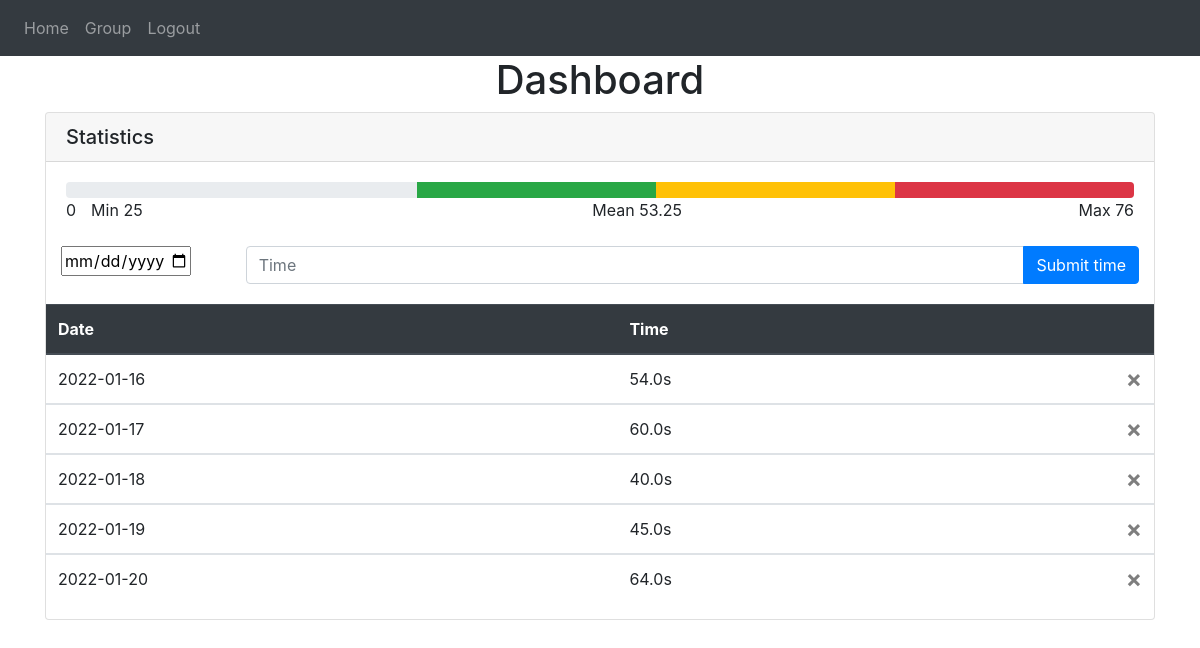
Screenshot of / (signed in) with the database file from the repository.
### times mini tracker/website/models.py (models this page shows)
class User(db.Model, UserMixin):
    id = db.Column(db.Integer, primary_key=True)
    username = db.Column(db.String(150), unique=True)
    password = db.Column(db.String(150))
    first_name = db.Column(db.String(150))
    avg_time = db.Column(db.Integer)
    min = db.Column(db.Integer)
    max = db.Column(db.Integer)
    entries = db.relationship('Entry')
    group_id = db.Column(db.Integer, db.ForeignKey('group.id'))

class Entry(db.Model):
    id = db.Column(db.Integer, primary_key=True)
    data = db.Column(db.Float(10))
    mini_date = db.Column(db.String(10))
    date = db.Column(db.DateTime(timezone=True), default=func.now())
    user_id = db.Column(db.Integer, db.ForeignKey('user.id'))

### times mini tracker/website/views.py (the view, shortened to what this page needs)
@views.route('/', methods=['GET', 'POST'])
@login_required
def home():
    return render_template("home.html", user=current_user)

### times mini tracker/website/__init__.py (called while the page is built)
def create_app():
    app = Flask(__name__)
    app.config['SECRET_KEY'] = 'hjsdhj0hd04fgh65gf70dj6dhjs'
    app.config['SQLALCHEMY_DATABASE_URI'] = f'sqlite:///{DB_NAME}'
    db.init_app(app)
    from .views import views
    from .auth import auth
    app.register_blueprint(views, url_prefix='/')
    app.register_blueprint(auth, url_prefix='/')
    from .models import User, Entry, Group
    create_database(app)
    login_manager = LoginManager()
    login_manager.login_view = 'auth.login'
    login_manager.init_app(app)
    @login_manager.user_loader
    def load_user(id):
        return User.query.get(int(id))
    return app

### times mini tracker/website/templates/home.html (shortened to what this page needs)
{% extends "base.html" %} {% block title %}Home{% endblock %} {% block content
%}
<h1 align="center">Dashboard</h1>
{% if user.entries|length > 0 %}
  {% set bar = 100*user.min | int / user.max | int%} {% set bar2 = (100-bar)/3
  %}
<div class="card">
  <h5 class="card-header">Statistics</h5>
  <div class="card-body">
    <div class="progress">
      <div
        class="progress-bar bg-transparent"
        role="progressbar"
        style="width: {{ bar }}%"
        aria-valuenow="{{ bar }}"
        aria-valuemin="0"
        aria-valuemax="100"
      ></div>
      <div
        class="progress-bar bg-success"
        role="progressbar"
        style="width: {{ bar2 }}%"
        aria-valuenow="{{ bar2 }}"
        aria-valuemin="0"
        aria-valuemax="100"
      ></div>
      <div
        class="progress-bar bg-warning"
        role="progressbar"
        style="width: {{ bar2 }}%"
        aria-valuenow="{{ bar2 }}"
        aria-valuemin="0"
        aria-valuemax="100"
      ></div>
      <div
        class="progress-bar bg-danger"
        role="progressbar"
        style="width: {{ bar2 }}%"
        aria-valuenow="{{ bar2 }}"
        aria-valuemin="0"
        aria-valuemax="100"
      ></div>
    </div>
    <div class="container">
      <div class="row">
        <div class="float-left">0</div>
        <div class="col">Min {{ user.min }}</div>
        <div class="col">Mean {{ user.avg_time }}</div>
        <div class="float-right">Max {{ user.max }}</div>
      </div>
    </div>
  </div>
  {% endif %}
  <form method="POST">
    <div class="container">
      <div class="row py-1">
        <div class="col-sm-2">
          <input
            type="date"
            id="start"
            name="date"
            min="2015-01-01"
            max="2025-12-31"
          />
        </div>
        <div class="col-sm-10">
          <div class="input-group mb-3">
            <input
              type="text"
              name="entry"
              id="entry"
              class="form-control"
              placeholder="Time"
              aria-label="Recipient's username"
              aria-describedby="button-addon2"
            />
            <div class="input-group-append">
              <button type="submit" class="btn btn-primary">Submit time</button>
            </div>
          </div>
        </div>
      </div>
    </div>
  </form>
  <table class="table" id="entries">
    <thead class="thead-dark">
      <tr>
        <th scope="col">Date</th>
        <th scope="col">Time</th>
        <th></th>
      </tr>
    </thead>
    {% for entry in user.entries %}
    <tbody>
      <tr>
        <td>{{ entry.mini_date }}</td>
        <td>{{ entry.data | string + "s" }}</td>
        <td>
          <button
            type="button"
            class="close"
            onClick="deleteEntry({{ entry.id }})"
          >
            <span aria-hidden="true">&times;</span>
          </button>
        </td>
      </tr>
      {% endfor %} {% endblock %}

### times mini tracker/website/templates/base.html (shortened to what this page needs)
<!DOCTYPE html>
<html>
  <head>
    <link
      rel="stylesheet"
      href="https://stackpath.bootstrapcdn.com/bootstrap/4.4.1/css/bootstrap.min.css"
    />
    <link
      rel="stylesheet"
      href="https://stackpath.bootstrapcdn.com/font-awesome/4.7.0/css/font-awesome.min.css"
    />
  </head>
  <body>
    <nav class="navbar navbar-expand-lg navbar-dark bg-dark">
      <div class="collapse navbar-collapse" id="navbar">
        <div class="navbar-nav">
          {% if user.is_authenticated %}
          <a class="nav-item nav-link" id="home" href="/">Home</a>
          <a class="nav-item nav-link" id="group" href="/group-landing"
            >Group</a
          >
          <a class="nav-item nav-link" id="logout" href="/logout">Logout</a>
          {% else %}
          <a class="nav-item nav-link" id="login" href="/login">Login</a>
          <a class="nav-item nav-link" id="signUp" href="/sign-up">Sign Up</a>
          {% endif %}
        </div>
      </div>
    </nav>
    <div class="container">{% block content %} {% endblock %}</div>
  </body>
</html>

### rows the page displays
User: min "25", avg_time "53.25", max "76"
Entry: mini_date "2022-01-16", data "54.0s"
Entry: mini_date "2022-01-17", data "60.0s"
Entry: mini_date "2022-01-18", data "40.0s"
Entry: mini_date "2022-01-19", data "45.0s"
Entry: mini_date "2022-01-20", data "64.0s"
